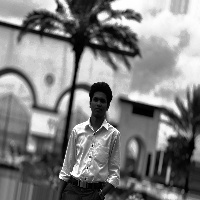
#> input picture photos/10_Fasran_1_aug11.jpg, 200 x 200 px
$ python -i augment_images.py   (imports and definitions only)
#> lines starting #> are read from the running program, lines starting #| are printed output that depends on the picture
#> further down, picture is the input picture: shape (200, 200, 3); min 0, max 255, mean 128.9
"""
Simple augmentation script to expand the `photos/` dataset from single images.
Saves augmented grayscale images back into `photos/` with suffix `_augN`.
Usage: python augment_images.py --count 15
"""
import cv2
import os
import argparse
import random
import shutil
import numpy as np

parser = argparse.ArgumentParser()
# [7 lines not run here, left out]

SRC_DIR = 'photos'
# [1 line that did not run here, left out]

# [4 lines not run here, left out]

files = [f for f in os.listdir(SRC_DIR) if f.lower().endswith(('.jpg', '.jpeg', '.png'))]
# [1 line not run here, left out]

def random_transform(img):
    # img: grayscale numpy array
    h, w = img.shape[:2]
#> h = 200; w = 200
    out = img.copy()

    # Random flip
    if random.random() < 0.5:
        out = cv2.flip(out, 1)

    # Rotation
    angle = random.uniform(-15, 15)
    M = cv2.getRotationMatrix2D((w/2, h/2), angle, 1.0)
    out = cv2.warpAffine(out, M, (w, h), borderMode=cv2.BORDER_REPLICATE)
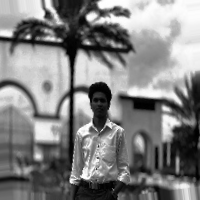
#> out: shape (200, 200, 3); min 0, max 255, mean 129.9

    # Random scale and crop
    if random.random() < 0.5:
        scale = random.uniform(0.9, 1.1)
        nw, nh = int(w*scale), int(h*scale)
#> nw = 190; nh = 190
        out = cv2.resize(out, (nw, nh))
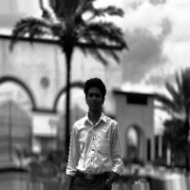
#> out: shape (190, 190, 3); min 0, max 255, mean 129.8
        # center-crop or pad
        if nw > w:
            sx = (nw - w)//2
            out = out[sx:sx+w, sx:sx+w]
        else:
            pad_w = (w - nw)//2
#> pad_w = 5
            pad_h = (h - nh)//2
#> pad_h = 5
            out = cv2.copyMakeBorder(out, pad_h, h-nh-pad_h, pad_w, w-nw-pad_w, cv2.BORDER_REPLICATE)
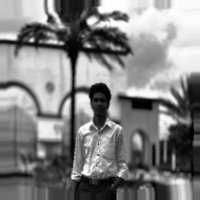
#> out: shape (200, 200, 3); min 0, max 255, mean 130

    # Brightness / contrast
    if random.random() < 0.8:
        alpha = random.uniform(0.8, 1.2)  # contrast
        beta = random.uniform(-20, 20)    # brightness
        out = cv2.convertScaleAbs(out, alpha=alpha, beta=beta)

    # Gaussian blur
    if random.random() < 0.2:
        k = random.choice([3,5])
        out = cv2.GaussianBlur(out, (k,k), 0)

    # Add small noise
    if random.random() < 0.3:
        noise = np.random.normal(0, 5, out.shape).astype(np.int16)
        out = np.clip(out.astype(np.int16) + noise, 0, 255).astype(np.uint8)

    # Equalize
#> (the run stopped early here; a loop or call above may not have finished)

$ run again, on photos/12_Nuha_1_aug10.jpg
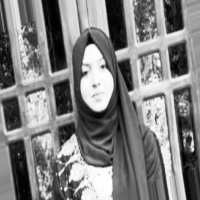
#> input picture photos/12_Nuha_1_aug10.jpg, 200 x 200 px
#> picture is the input picture: shape (200, 200, 3); min 0, max 255, mean 128
#> in random_transform, `out = cv2.resize(out, (nw, nh))`:
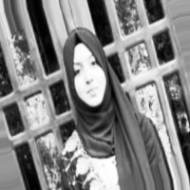
#> out: shape (190, 190, 3); min 0, max 255, mean 131
#> in random_transform, `out = cv2.copyMakeBorder(out, pad_h, h-nh-pad_h, pad_w, w-nw-pad_w, cv..`:
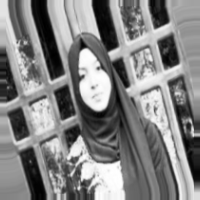
#> out: shape (200, 200, 3); min 0, max 255, mean 130.6

$ run again, on photos/13_Asra_1.jpg
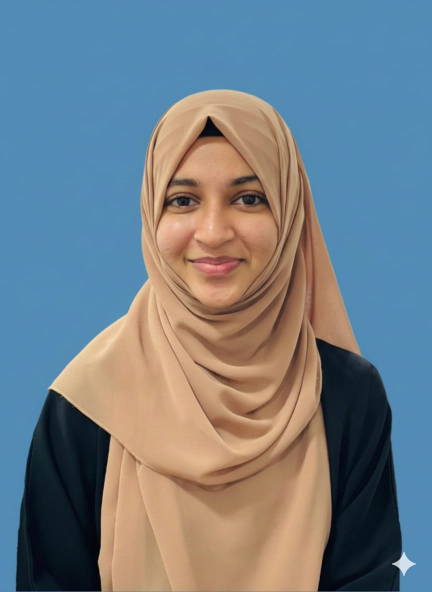
#> input picture photos/13_Asra_1.jpg, 864 x 1184 px (shown at 1/2 size)
#> picture is the input picture: shape (1184, 864, 3); mean B, G, R 134.5, 126.3, 114.4
#> in random_transform, `out = cv2.resize(out, (nw, nh))`:
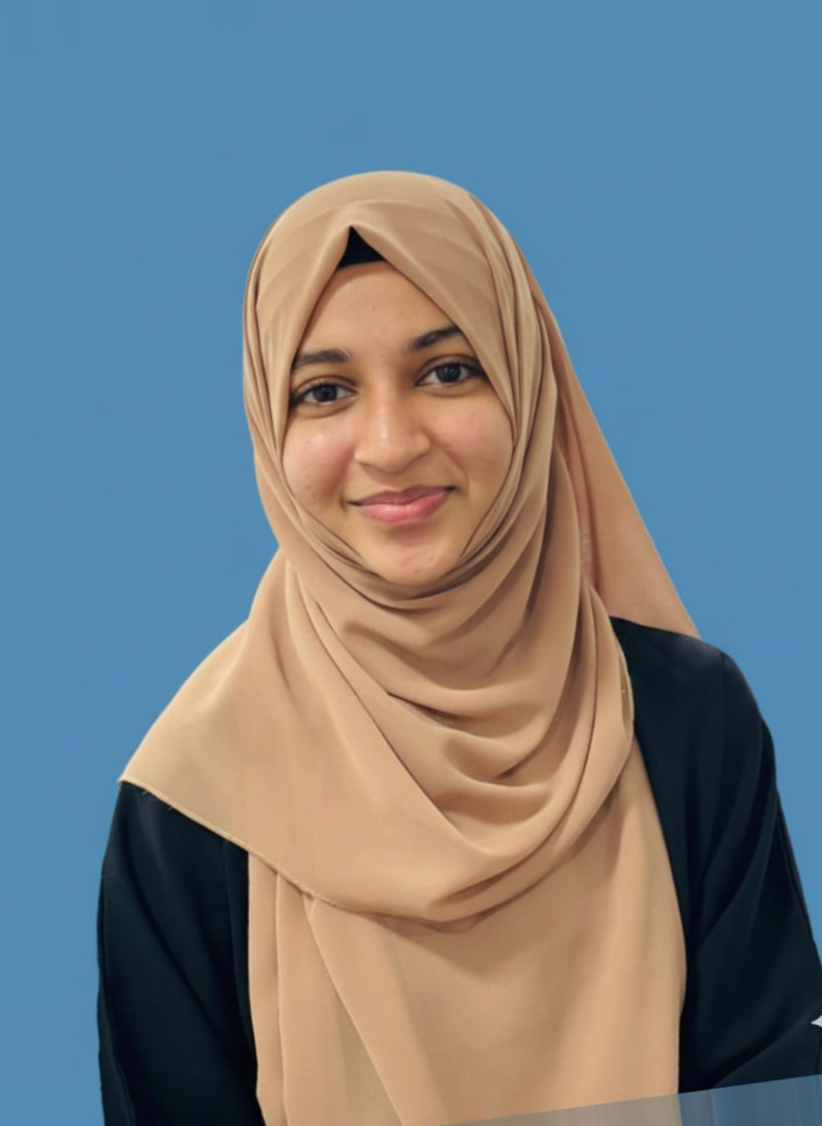
#> out: shape (1126, 822, 3); mean B, G, R 134.9, 126.7, 114.7
#> in random_transform, `out = cv2.copyMakeBorder(out, pad_h, h-nh-pad_h, pad_w, w-nw-pad_w, cv..`:
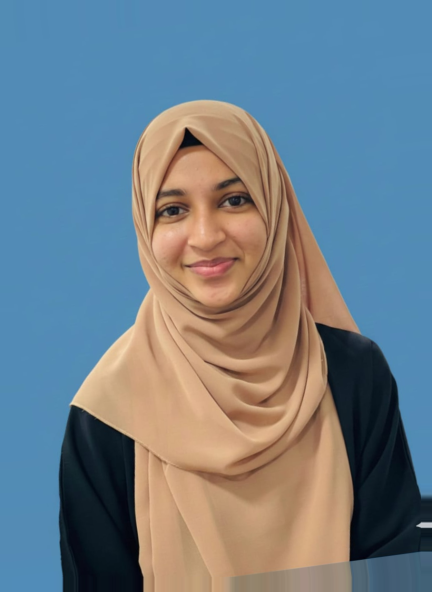
#> out: shape (1184, 864, 3) (shown at 1/2 size); mean B, G, R 137.3, 126.9, 112.1
